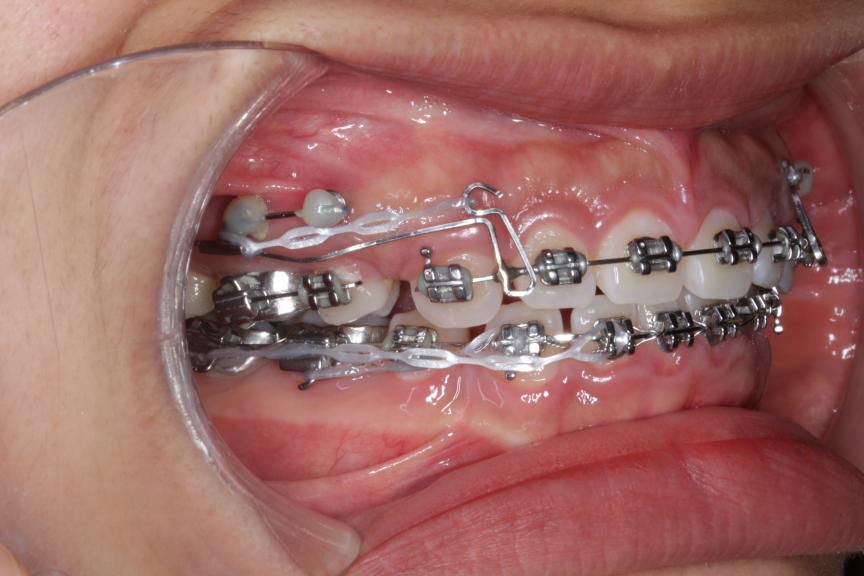
#> input picture images/2020-01-20 08.27.19.jpg, 2592 x 1728 px, found by its file name (shown at 1/3 size); its folder holds 4 pictures in this run
$ python App.py
#> lines starting #> are read from the running program, lines starting #| are printed output that depends on the picture
#Date: 20th July, 2020
#Dang Thai Hai Vu _ Author
#Email: vudang2414@gmail.com
#Odontology project with DDS. Nguyen Dac Bao Chinh (DDS at HT Smile)
#Type: not include mirror
from tkinter import *
from tkinter import messagebox
import glob
import os
import PIL
from PIL import Image

# Notification GUI
def notibox():
    window = Tk()
    window.eval('tk::PlaceWindow %s center' % window.winfo_toplevel())
    window.withdraw()

    messagebox.showinfo('HT_Smile','Task has been done !')

    window.deiconify()
    window.destroy()
    window.quit()

# Lower Jaw: Flip and Rotate 180 deg
def Lower_Jaw(foto):
    im = Image.open(foto)
    img = im.transpose(PIL.Image.FLIP_LEFT_RIGHT).rotate(180)
    dst = os.path.splitext(foto)[0] + " flipped" + ".jpg"
    img.save(foto)
    os.rename(foto,dst)

# Upper Jaw: Flip
def Upper_Jaw(foto):
    im = Image.open(foto).convert('RGB')
    img = im.transpose(PIL.Image.FLIP_LEFT_RIGHT)
    dst = os.path.splitext(foto)[0] + " flipped" + ".jpg"
    img.save(foto)
    os.rename(foto,dst)

# Left Jaw: Flip
def Left_Jaw(foto):
    im = Image.open(foto).convert('RGB')
    img = im.transpose(PIL.Image.FLIP_LEFT_RIGHT)
    dst = os.path.splitext(foto)[0] + " flipped" + ".jpg"
    img.save(foto)
    os.rename(foto,dst)

# Right Jaw: Flip
def Right_Jaw(foto):
    im = Image.open(foto).convert('RGB')
    img = im.transpose(PIL.Image.FLIP_LEFT_RIGHT)
    dst = os.path.splitext(foto)[0] + " flipped" + ".jpg"
    img.save(foto)
    os.rename(foto,dst)


if __name__ == "__main__":
    dirName = 'C:\\Users\\vudan\\OneDrive\\Desktop\\Automation Project\\Odontology\\Flip-image\\images'
    #Create list that keeps the foto
    allFiles = list()
    listofFile = os.listdir(dirName)
    for files in listofFile:
        fullPath = os.path.join(dirName,files)
        allFiles.append(fullPath)

    #Start to rotate foto, this loop will run through each case resprectively
    # and repeat until it reach the last foto
    i=0
    while i < (len(allFiles)):
        #No3_Lower_Jaw
        i += 2
        Lower_Jaw(allFiles[i])
#> in Lower_Jaw, im is the input picture: PIL image 2592x1728 RGB; mean R, G, B 157.1, 105.9, 100.5
#> in Lower_Jaw, `img = im.transpose(PIL.Image.FLIP_LEFT_RIGHT).rotate(180)`:
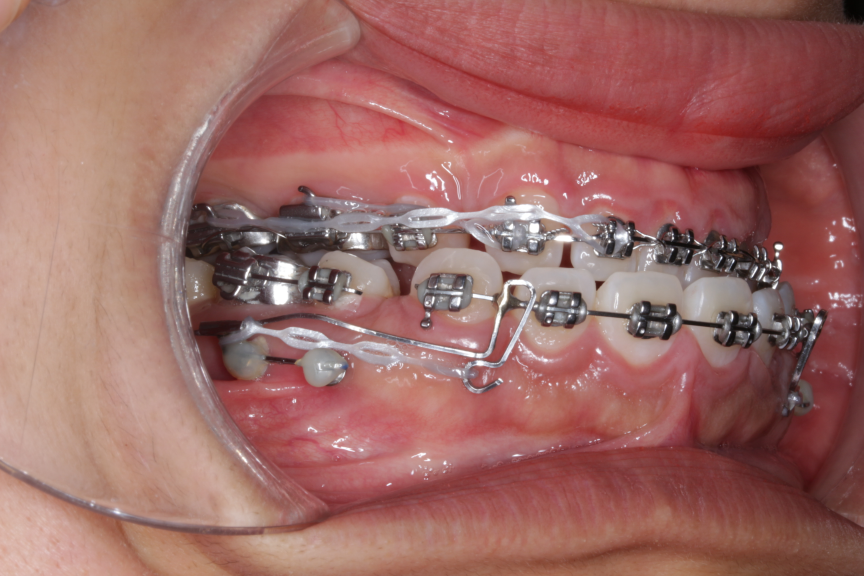
#> img: PIL image 2592x1728 RGB (shown at 1/3 size); mean R, G, B 157.1, 105.9, 100.5
        #No4_Upper_Jaw
        i += 1
        Upper_Jaw(allFiles[i])
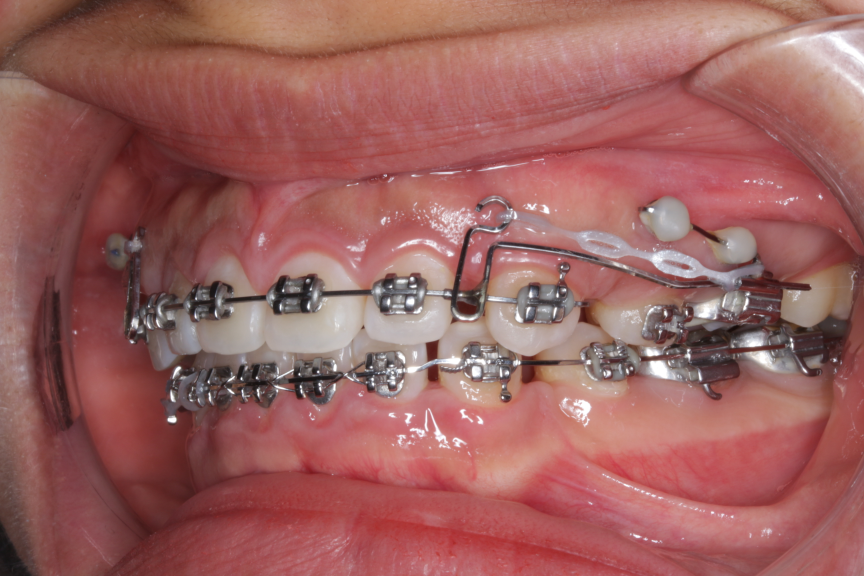
#> input picture images/2020-01-20 08.27.32.jpg, 2592 x 1728 px, found by its file name (shown at 1/3 size)
#> in Upper_Jaw, im is the input picture: PIL image 2592x1728 RGB; mean R, G, B 155.9, 98, 95.1
#> in Upper_Jaw, `img = im.transpose(PIL.Image.FLIP_LEFT_RIGHT)`:
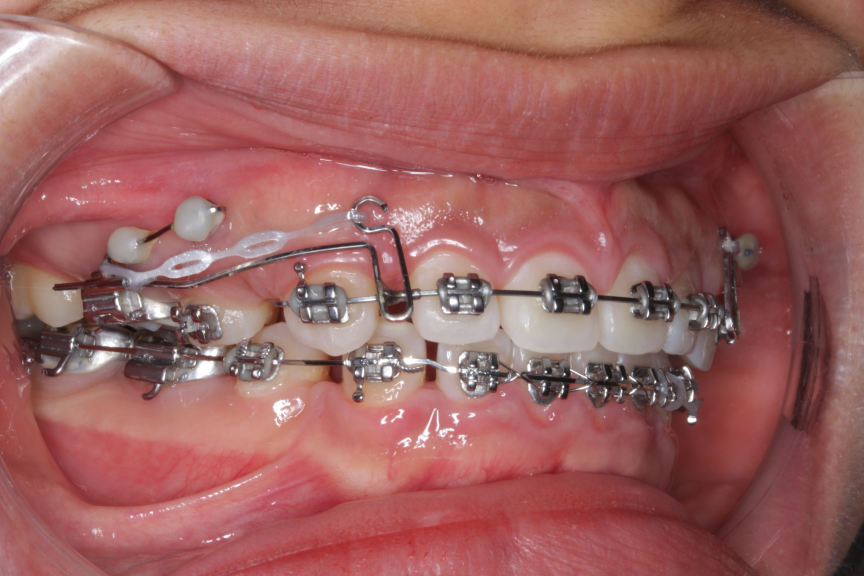
#> img: PIL image 2592x1728 RGB (shown at 1/3 size); mean R, G, B 155.9, 98, 95.1
        #No5_Left_Jaw
        i += 1
#> (the run stopped early here; a loop or call above may not have finished)
